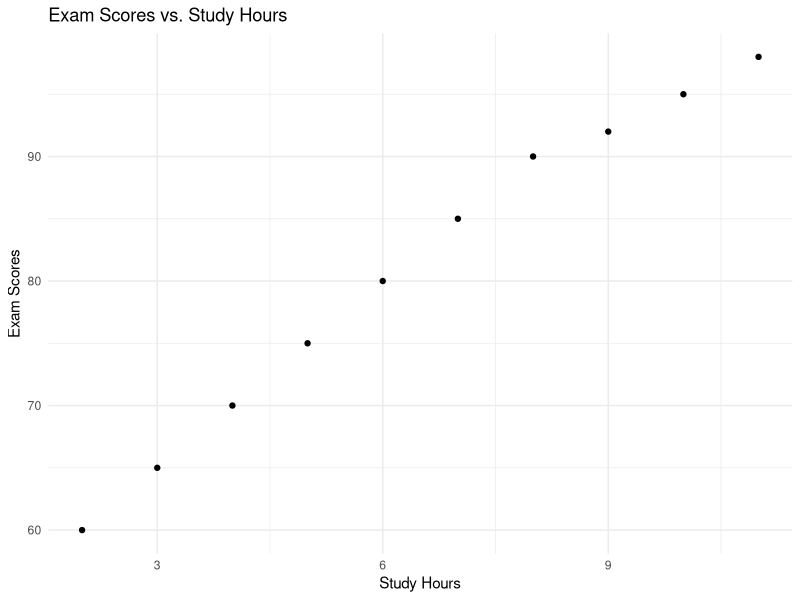
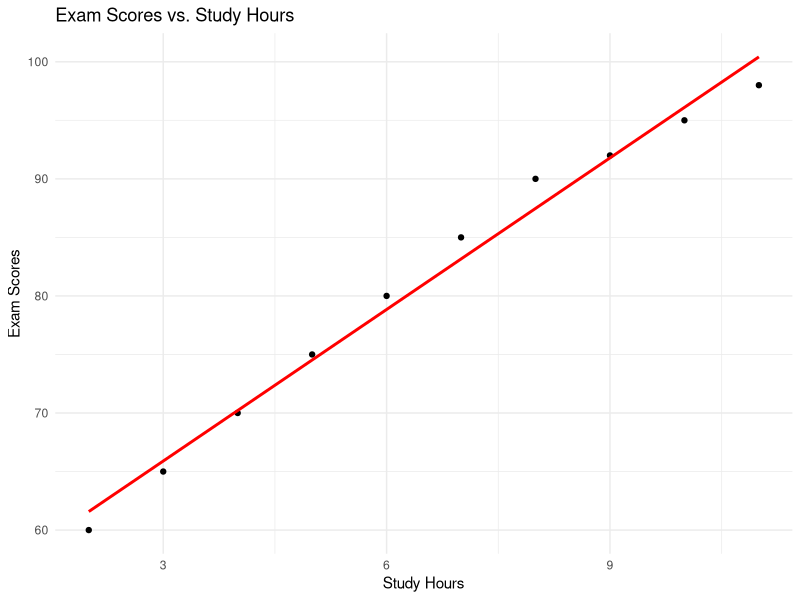
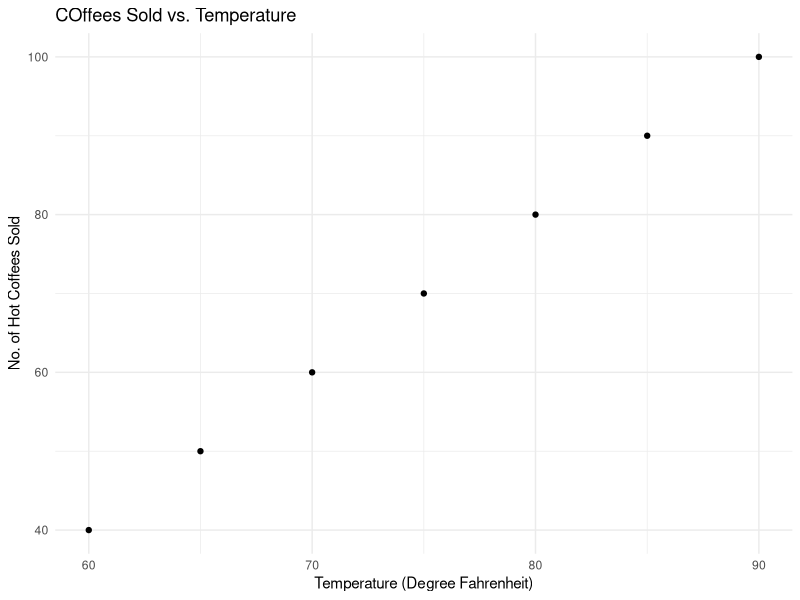

These charts were generated, in order, by the following R code:
## ---- chunk 1
knitr::opts_chunk$set(echo = TRUE)
## ---- chunk 2
library(ggplot2)

## ---- chunk 3
study_hours <- c(2, 3, 4, 5, 6, 7, 8, 9, 10, 11)
exam_scores <- c(60, 65, 70, 75, 80, 85, 90, 92, 95, 98)
df <- data.frame(study_hours, exam_scores)
df

## ---- chunk 4
ggplot(df, aes(study_hours, exam_scores)) +
  geom_point() +
  labs(title = "Exam Scores vs. Study Hours",
          x = "Study Hours",
          y = "Exam Scores") +
  theme_minimal()
## ---- chunk 5
model1 <- lm(exam_scores ~ study_hours)
model1

## ---- chunk 6
summary(model1)
## ---- chunk 7
ggplot(df, aes(study_hours, exam_scores)) +
  geom_point() +
  geom_smooth(method = "lm", se = FALSE, color = "red") +
  labs(title = "Exam Scores vs. Study Hours",
          x = "Study Hours",
          y = "Exam Scores") +
  theme_minimal()
## ---- chunk 8
new_data = data.frame(study_hours = 6.5)
predicted_score = predict(model1, newdata = new_data)
print(paste("Predicted Exam Score is:", predicted_score))
## ---- chunk 9
temperature <- c(60, 65, 70, 75, 80, 85, 90)
coffees_sold <- c(40, 50, 60, 70, 80, 90, 100)

df2 = data.frame(temperature, coffees_sold)
df2

## ---- chunk 10
ggplot(df2, aes(temperature, coffees_sold)) +
  geom_point() +
  labs(title = "COffees Sold vs. Temperature",
       x = "Temperature (Degree Fahrenheit)",
       y = "No. of Hot Coffees Sold") +
  theme_minimal()
## ---- chunk 11
model2 <- lm(coffees_sold ~ temperature)
model2
summary(model2)

## ---- chunk 12
new_temp <- data.frame(temperature = 72)

predicted_coffee_sale <- predict(model2, newdata =  new_temp)

print(paste("Predicted Hot Coffee Sale is:", predicted_coffee_sale, "cups."))

## ---- chunk 13
new_temp_2 <- data.frame(temperature = 30)

predicted_coffee_sale_2 <- predict(model2, newdata =  new_temp_2)

print(paste("Predicted Hot Coffee Sale is:", predicted_coffee_sale_2, "cups."))

